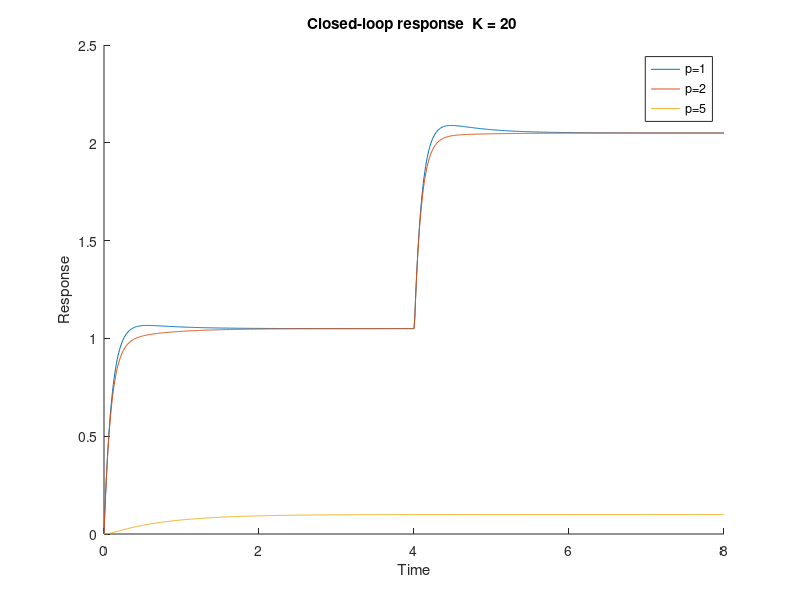
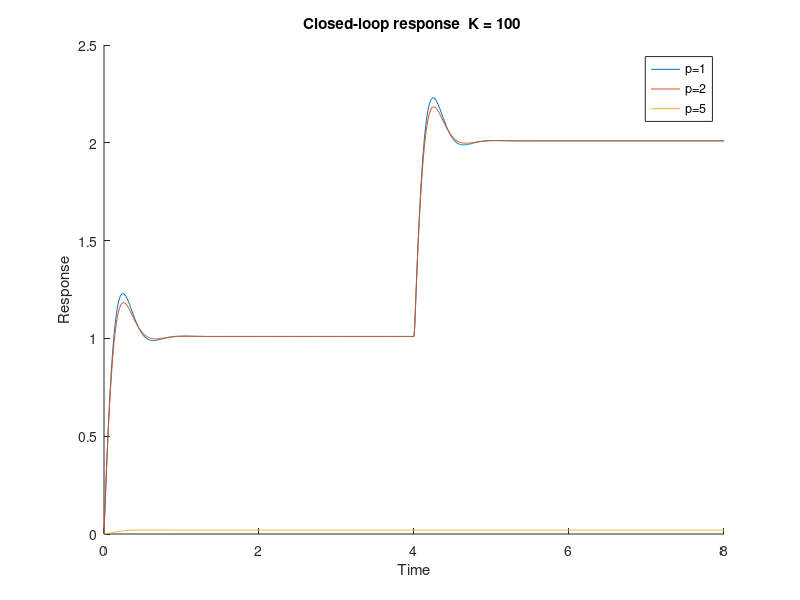

These charts were generated, in order, by the following MATLAB code:
% PES1UG20EC111 MAHIMA NAIK
% CS Q2
clc
close all;

p1 = 1; p2 = 2; p3 = 5;

k1=20; k2=100;

num1_1 = 1;
den1_1 = [1,11+p1,k1];
den1_2 = [1,11+p2,k1];
den1_3 = [1,11+p3,k1];

num2_1 = [11,k1];
den2_1 = [1,11+p1,k1];
den2_2 = [1,11+p2,k1];
den2_3 = [1,11+p3,k1];

fun1_1 = tf(num1_1,den1_1);
fun1_2 = tf(num1_1,den1_2);
fun1_3 = tf(num1_1,den1_3);

fun2_1 = tf(num2_1,den2_1);
fun2_2 = tf(num2_1,den2_2);
fun2_3 = tf(num2_1,den2_3);

t = 0:0.01:8;
dist  = 1.*(t<=4) + 2.*(t>4);

Y1_1 = step(fun1_1,t);
Y2_1 = lsim(fun2_1,dist,t);

Y_1 = Y1_1+Y2_1;

Y1_2 = step(fun1_2,t);
Y2_2 = lsim(fun2_2,dist,t);

Y_2 = Y1_2+Y2_2;


Y1_3 = step(fun1_3,t);
Y2_3 = lsim(fun2_3,dist,t);

Y_3 = Y1_3+Y1_3;


% impulse reference response
figure;
hold on;
plot(t,Y_1)
plot(t,Y_2)
plot(t,Y_3)
title('Closed-loop response  K = 20 ')
xlabel('Time')
ylabel('Response')
legend('p=1','p=2','p=5')
hold off

num1_1 = 1;
den1_1 = [1,11+p1,k2];
den1_2 = [1,11+p2,k2];
den1_3 = [1,11+p3,k2];

num2_1 = [11,k2];
den2_1 = [1,11+p1,k2];
den2_2 = [1,11+p2,k2];
den2_3 = [1,11+p3,k2];

fun1_1 = tf(num1_1,den1_1);
fun1_2 = tf(num1_1,den1_2);
fun1_3 = tf(num1_1,den1_3);

fun2_1 = tf(num2_1,den2_1);
fun2_2 = tf(num2_1,den2_2);
fun2_3 = tf(num2_1,den2_3);

t = 0:0.01:8;
dist  = 1.*(t<=4) + 2.*(t>4);

Y1_1 = step(fun1_1,t);
Y2_1 = lsim(fun2_1,dist,t);

Y_1 = Y1_1+Y2_1;

Y1_2 = step(fun1_2,t);
Y2_2 = lsim(fun2_2,dist,t);

Y_2 = Y1_2+Y2_2;


Y1_3 = step(fun1_3,t);
Y2_3 = lsim(fun2_3,dist,t);

Y_3 = Y1_3+Y1_3;


% impulse reference response
figure;
hold on;
plot(t,Y_1)
plot(t,Y_2)
plot(t,Y_3)
title('Closed-loop response  K = 100 ')
xlabel('Time')
ylabel('Response')
legend('p=1','p=2','p=5')
hold off